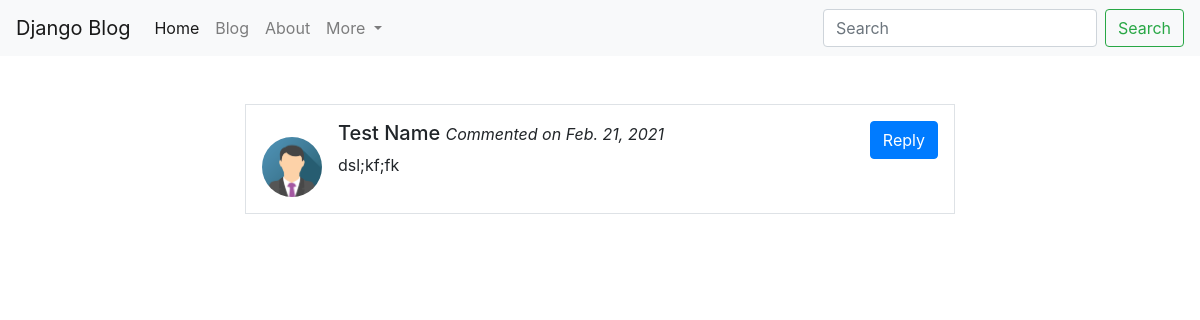
Before: /Reply/3/ with the older database file.
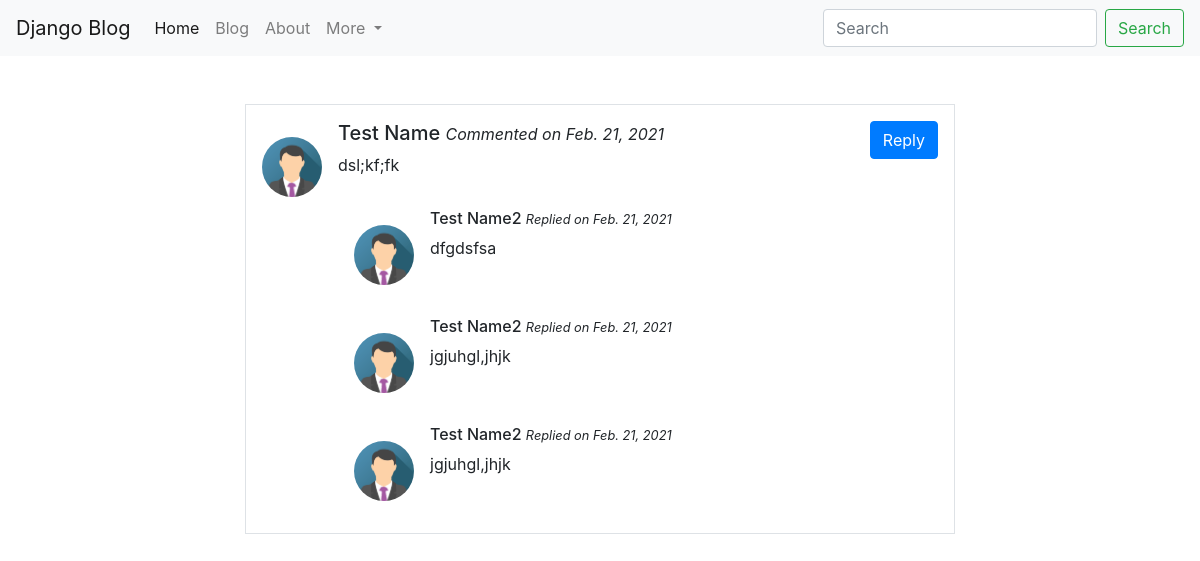
After: the same page with the newer database file.
### blog/models.py (models this page shows)
class Reply(models.Model):
    author = models.CharField(max_length=60)
    body = models.TextField()
    Comment = models.ForeignKey('Comments', on_delete=models.CASCADE)
    created_on = models.DateTimeField(auto_now_add=True)

### blog/views.py (the view, shortened to what this page needs)
# urls.py: path('Reply/<int:pk>/', views.Replies, name="Reply")
def Replies(request, pk):
    comment = Comments.objects.get(pk=pk)
    form = ReplyForm()
    replies = Reply.objects.filter(Comment=comment)
    context = {
        'form': form,
        'comment': comment,
        'replies': replies
    }
    return render(request, 'blog/reply.html', context)

### blog/forms.py
class ReplyForm(forms.Form):
    author = forms.CharField(
        max_length=60,
        widget=forms.TextInput(attrs={
            "class": "form-control",
            "placeholder": "Your name"
        })
    )
    body = forms.CharField(
        widget=forms.Textarea(attrs={
            "class": "form-control",
            "placeholder": "Write reply here"
        })
    )

### templates/blog/reply.html (shortened to what this page needs)
{% extends 'base.html' %}
{% load static %}
{% block content%}
<div class="col-md-8 offset-md-2">
        <div class="media border p-3">
                <img src="{% static 'img/avatar.png' %}" alt="{{comment.author}}" class="mr-3 mt-3 rounded-circle" style="width:60px;">
                <div class="media-body">
                    <h5>{{comment.author}} <small><i>Commented on {{comment.created_on.date}}</i></small></h5>
                    <p>{{comment.body}}</p>
                    {% for reply in replies %}
                    <div class="media p-3">
                        <img src="{% static 'img/avatar.png' %}" alt="{{comment.author}}" class="mr-3 mt-3 rounded-circle" style="width:60px;">
                        <div class="media-body">
                            <h6>{{reply.author}} <small><i>Replied on {{reply.created_on.date}}</i></small></h6>
                            <p>{{reply.body}}</p>
                        </div>
                    </div>
                    {% endfor %}
                </div>
                <button type="button" class="btn btn-primary">
                        <a href="{% url 'Reply' comment.pk %}" data-toggle="modal" data-target="#myModal" style="color:white;">Reply</a>
                </button>
        </div>
</div>
{% endblock %}

Changed rows visible on the page:
added Reply: author "Test Name2", created_on "Feb. 21, 2021", body "dfgdsfsa"
added Reply: author "Test Name2", created_on "Feb. 21, 2021", body "jgjuhgl,jhjk"
added Reply: author "Test Name2", created_on "Feb. 21, 2021", body "jgjuhgl,jhjk"
